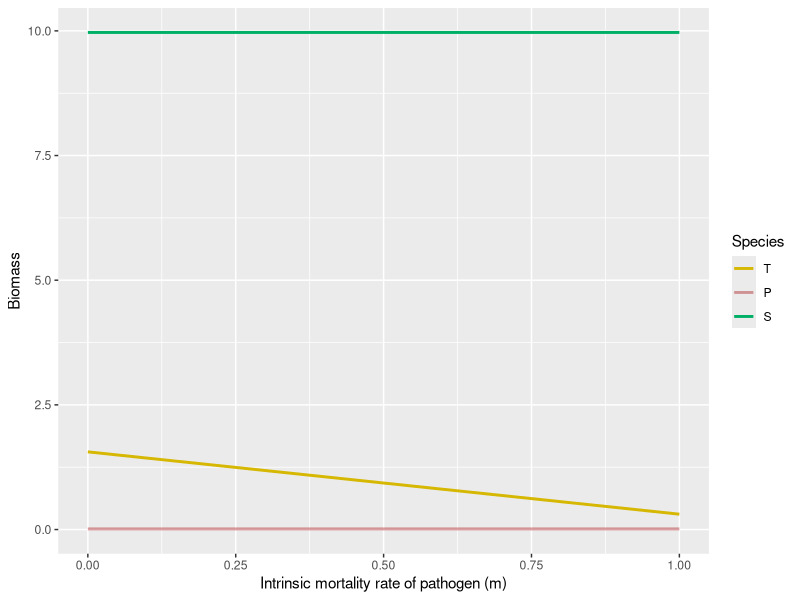
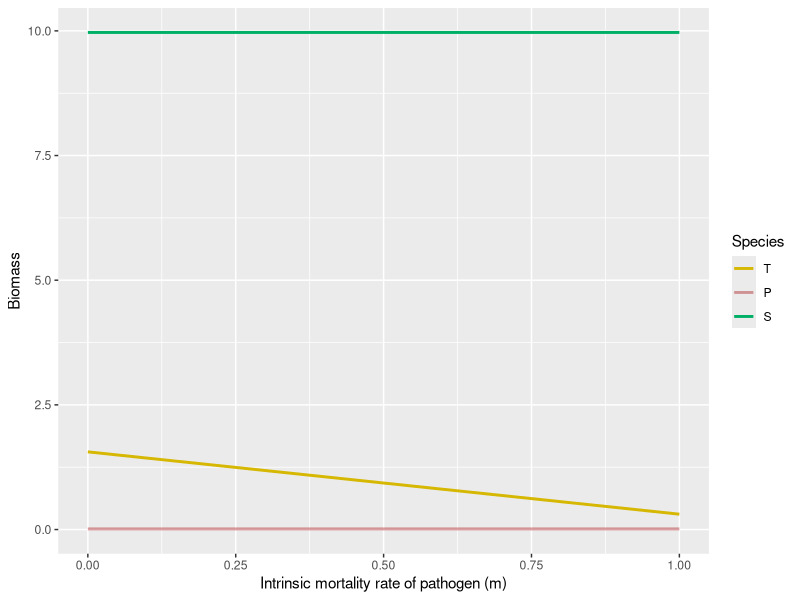

R code for these plots, in order:
library(deSolve)
library(tidyverse)
library(pracma) 

#### ODE setup----
Model <- function(times, state, parms) {
  with(as.list(c(state, parms)), {
    dH_dt = (h1 * o1 * P1 * H) - (d * H)
    dP1_dt = e1 * a1 * P1 * S - o1 * P1 * H - m1 * P1
    dS_dt = r * S * (1-S/K) - a1 * P1 * S 
    return(list(c(dH_dt, dP1_dt, dS_dt)))
  })
}

### Model parameters ----

times <- seq(0, 6000, by = 0.1)
#state <- c(H = 1, P1H = 0, P2H = 0, P1 = 2, P2 = 2, S = 5)
state <- c(H = 0.1, P1 = 0.1, S = 0.2)
#Change alpha and beta--
parms = list(
  r = 1, K = 10,
  a1 = 0.25, e1 = 0.5, 
  o1 = 0.8, h1 = 1, d = 0.01)

comp_out = expand.grid(m1 = seq(0, 1, by = 0.1))

#### Create saving space for simulation output----
#combine different parameters and different state variables together
comp_out <- as.data.frame(cbind(comp_out,
                                matrix(0, 
                                       nrow = dim(comp_out)[1],
                                       ###dim(data)[1] is the number of row of data; [2] is col
                                       ncol = length(state))))
names(comp_out) <- c("m1", "H", "P1", "S")


#### Simulate the ODE across the parameter space----
start_time <- Sys.time()
for(i in 1:dim(comp_out)[1]){
  
  temp_parms = parms
  temp_parms["m1"] <- comp_out[i, ]$m1
  
  temp_out <- ode(func = Model, 
                  times = times, 
                  y = state, 
                  parms = temp_parms)

  N_final <- nrow(temp_out)
  comp_out[i, 2:4] = temp_out[N_final, -1] #抓取最後一列的資料，排除時間
}
end_time <- Sys.time()
end_time - start_time


####Plot the result----

###bifurcation plot
comp_out %>%
  select(c(m1, H, P1, S, P1)) %>% #m1, H, P1, S
  #mutate(Total = P1H + P1 + H + S) %>%
  pivot_longer(names_to = "Species", values_to = "Abundance", -c(m1)) %>%
  ggplot(aes(x = m1, y = Abundance, color = Species)) +
  geom_line(lwd = 1) + 
  labs(x = "Intrinsic mortality rate of pathogen (m)", y = "Biomass", color = "Species")+
  # scale_colour_manual(labels =
  #                       c("P1" = "Pathogen", "P1H" = expression(P[1/H]),
  #                         "S" = "Host", "H" = "Predator", "Total" = "Total"),
  #                     values = c("P1" = "#BCAAA4", "P1H" = "#82491E",
  #                                "S" = "#00AF66", "H" = "#C03728", "Total" = "blue"))
  scale_colour_manual(labels =
                        c("P1" = "P",
                          "S" = "S",
                          "H" = "T"),
                      values = c("H" = "#D6B701", 
                                 "P1" = alpha("#a50f15", 0.4),
                                 "S" = "#00AF66"))

#title = "With predator"
#ggsave("ESJ predator.png", width = 20, height = 11, units = "cm", dpi = 800)
ggsave("Appendix_2 Predator Bifurcation plot.png", width = 20, height = 11, units = "cm", dpi = 800)
##Save the simulation result
#saveRDS(comp_out, "SS2")
